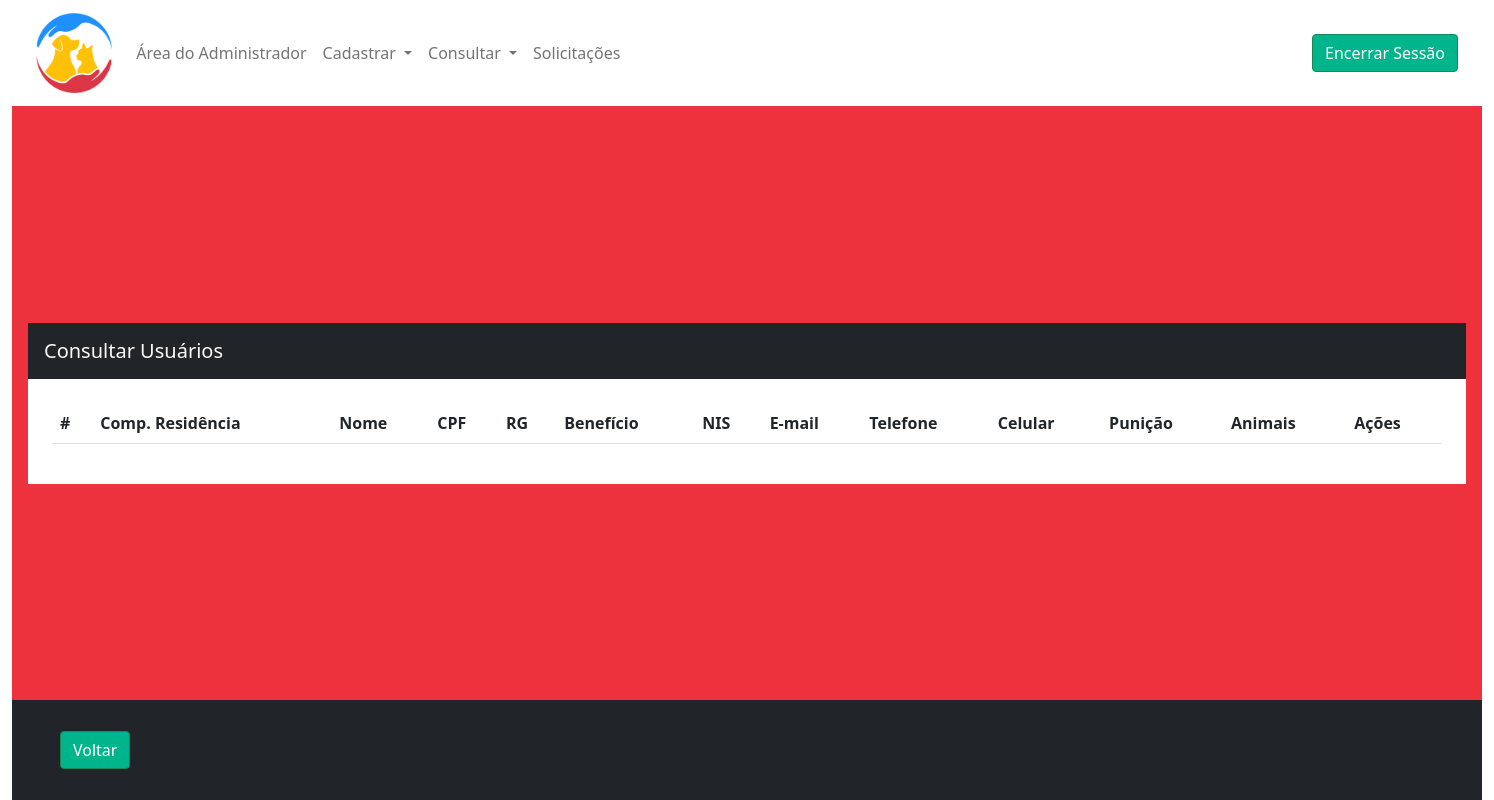
Before: /consulta-usuario/ (signed in) with the older database file.
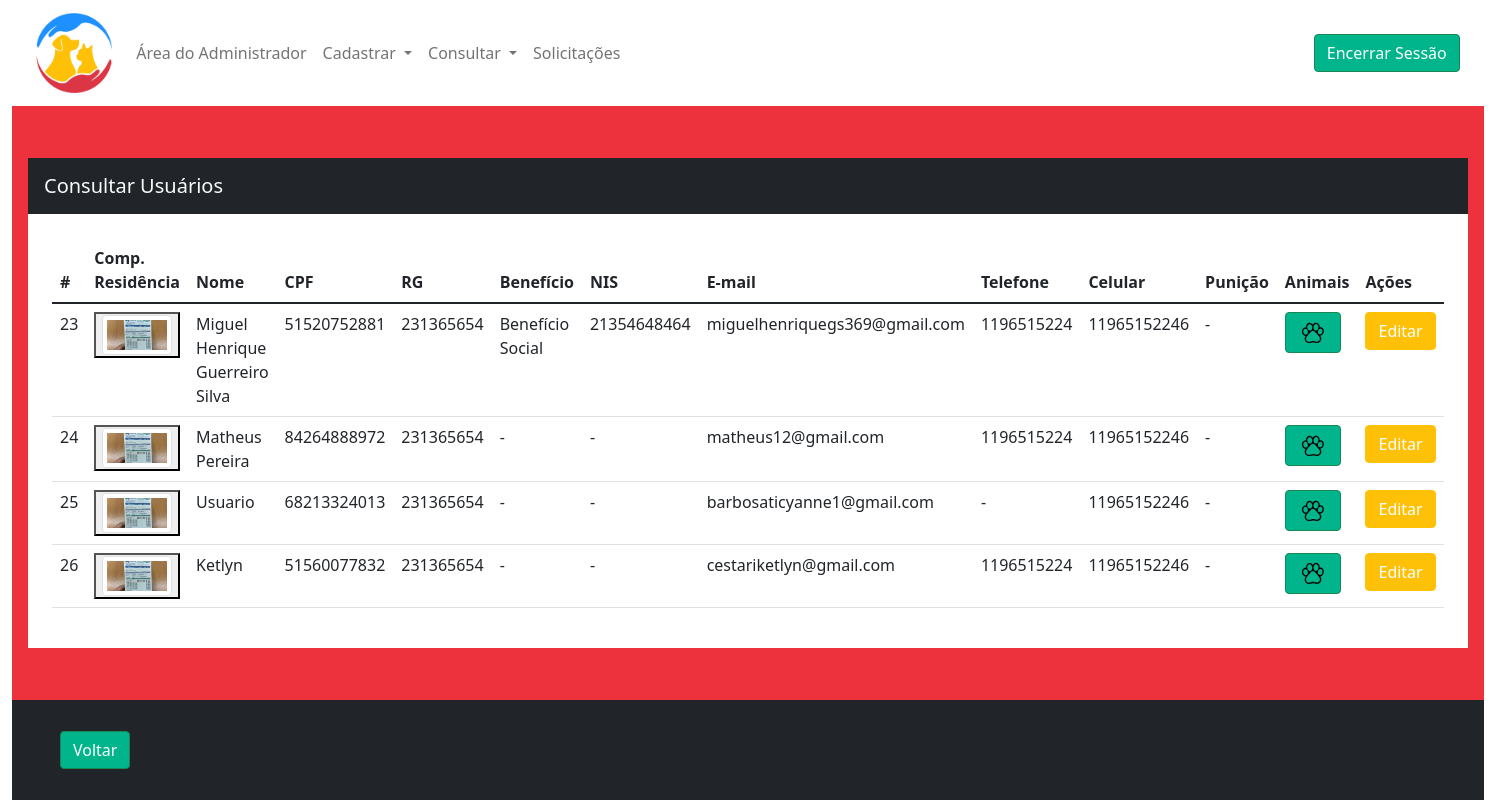
After: the same page with the newer database file.
### tables this page shows
CREATE TABLE `usuario` (
  `idusuario` int(11) NOT NULL,
  `idlogin` int(11) NOT NULL,
  `rg` char(9) NOT NULL,
  `cpf` char(11) NOT NULL,
  `beneficio` tinyint(4) NOT NULL COMMENT '0 - Sem benefício; 1 - Benefício Soical; 2 - Protetor de Animais; 3 - Em análise',
  `telefone` varchar(10) DEFAULT NULL,
  `celular` varchar(11) NOT NULL,
  `whatsapp` tinyint(4) NOT NULL COMMENT '0 - Celular não é whatsapp; 1 - Celular é whatsapp',
  `punicao` tinyint(4) NOT NULL,
  `usurua` varchar(50) NOT NULL,
  `usubairro` varchar(50) NOT NULL,
  `usunumero` varchar(5) NOT NULL,
  `usucep` varchar(8) NOT NULL,
  `nis` char(11) DEFAULT NULL,
  `doccomprovante` varchar(255) DEFAULT NULL,
  `quantcastracoes` tinyint(4) NOT NULL
);

### model/Usuario.php (called while the page is built, shortened)
<?php
    class Usuario{
        function consultar()
        {
            $con = Conexao::conectar();
            $cmd = $con->prepare("SELECT idusuario, login.idlogin, doccomprovante, nome, email, cpf, rg, beneficio, nis, telefone, celular, usucep, usubairro, usurua, usunumero, punicao
                                    FROM usuario JOIN login ON usuario.idlogin = login.idlogin");
            $cmd->execute();
            return $cmd->fetchAll(PDO::FETCH_OBJ);
        }
    }
?>

### view/consultaUsuario.php (the view, shortened to what the changed rows need)
<!DOCTYPE html>
<html lang="pt-br">
<head>
    <link rel="stylesheet" type="text/css" href="https://cdnjs.cloudflare.com/ajax/libs/twitter-bootstrap/5.1.3/css/bootstrap.min.css">
    <link rel="stylesheet" type="text/css" href="https://cdn.datatables.net/buttons/2.2.3/css/buttons.dataTables.min.css">
    <link rel="stylesheet" type="text/css" href="https://cdn.datatables.net/1.12.1/css/dataTables.bootstrap5.min.css">
    <?php include_once "head.php";?>
</head>
<body>
    <div class="container-fluid d-grid min-vh-100 corpo">
        <div class="bg-danger container-fluid" style="grid-area: corpo;">
            <div class="row h-100 align-items-center">
                <div class="p-3">
                    <div class="container-fluid p-sm-3 p-md-3 p-lg-4 p-3 px-0 bg-white table-responsive">
                        <div class="table-responsive">
                            <table id="tbUsuario" class="table table-hover">
                                <thead>
                                    <th>#</th>
                                    <th>Comp. Residência</th>
                                    <th>Nome</th>
                                    <th>CPF</th>
                                    <th>RG</th>
                                    <th>Benefício</th>
                                    <th>NIS</th>
                                    <th>E-mail</th>
                                    <th>Telefone</th>
                                    <th>Celular</th>
                                    <th>Punição</th>
                                    <th>Animais</th>
                                    <th>Ações</th>
                                </thead>
                                <tbody>
                                    <?php
                                        foreach($dadosUsuario as $value)
                                        {
                                            $valorBeneficio = $value->beneficio;
                                            $value->beneficio = str_replace("0", "-", $value->beneficio);
                                            $value->beneficio = str_replace("1", "Benefício Social", $value->beneficio);
                                            $value->beneficio = str_replace("2", "Protetor de Animais", $value->beneficio);
                                            $value->beneficio = str_replace("3", "Em análise", $value->beneficio);
                                            $valorTelefone = $value->telefone;
                                            $value->telefone = preg_replace("/^$/", "-", $value->telefone);
                                            $valorNis = $value->nis;
                                            $value->nis = preg_replace("/^$/", "-", $value->nis);
                                            $valorPunicao = $value->punicao;
                                            $value->punicao == 0 ? $value->punicao = '-' : $value->punicao = "<span class='badge bg-danger'>Punido</span>";
                                            echo
                                            "
                                            <tr>
                                                <td>$value->idusuario</td>
                                                <td>
                                                    <button id='btnImg' type='button' data-bs-target='#modalImg' data-bs-toggle='modal' data-img='$value->doccomprovante'>
                                                        <img width='150px' class='img-thumbnail' src='".URL."recursos/img/docComprovantes/$value->doccomprovante'>
                                                    </button>
                                                </td>
                                                <td>$value->nome</td>
                                                <td>$value->cpf</td>
                                                <td>$value->rg</td>
                                                <td>$value->beneficio</td>
                                                <td>$value->nis</td>
                                                <td>$value->email</td>
                                                <td>$value->telefone</td>
                                                <td>$value->celular</td>
                                                <td>$value->punicao</td>
                                                <td>
                                                    <a href='". URL. "consulta-animais/$value->idusuario' class='btn btn-success col-auto'>
                                                        <img src='". URL ."recursos/img/Logo-Castra-Pet.svg' alt='Animais cadastrados' width='30px' class='aling-itens-center white justify-content-center'>
                                                    </a>
                                                </td>
                                                <td>
                                                    <button class='btn btn-warning btn-sm-sm text-light' id='btnEditar' type='button' data-bs-target='#modalEditar' data-bs-toggle='modal'
                                                            data-idusuario='$value->idusuario' data-nome='$value->nome' data-cpf='$value->cpf' data-beneficio='$valorBeneficio' data-nis='$valorNis'
                                                            data-email='$value->email' data-telefone='$valorTelefone' data-celular='$value->celular' data-punicao='$valorPunicao' data-rg='$value->rg'
                                                            data-cep='$value->usucep' data-numero='$value->usunumero' data-bairro='$value->usubairro' data-rua='$value->usurua' data-idlogin='$value->idlogin'>
                                                        Editar
                                                    </button>
                                                </td>
                                            </tr>
                                            ";
                                        }
                                    ?>
                                </tbody>
                            </table>
                        </div>
                    </div>
                </div>
            </div>
        </div>
    </div>
</body>
</html>

Changed rows visible on the page:
added usuario: idusuario "23", doccomprovante (picture), idlogin.nome "Miguel Henrique Guerreiro Silva", cpf "51520752881", rg "231365654", beneficio "Benefício Social", nis "21354648464", idlogin.email "miguelhenriquegs369@gmail.com", telefone "1196515224", celular "11965152246", punicao "-"
added usuario: idusuario "24", doccomprovante (picture), idlogin.nome "Matheus Pereira", cpf "84264888972", rg "231365654", beneficio "-", nis "-", idlogin.email "matheus12@gmail.com", telefone "1196515224", celular "11965152246", punicao "-"
added usuario: idusuario "25", doccomprovante (picture), idlogin.nome "Usuario", cpf "68213324013", rg "231365654", beneficio "-", nis "-", idlogin.email "barbosaticyanne1@gmail.com", telefone "-", celular "11965152246", punicao "-"
added usuario: idusuario "26", doccomprovante (picture), idlogin.nome "Ketlyn", cpf "51560077832", rg "231365654", beneficio "-", nis "-", idlogin.email "cestariketlyn@gmail.com", telefone "1196515224", celular "11965152246", punicao "-"
